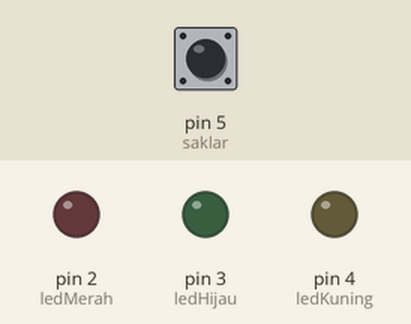
Bench run of a sketch on a simulated Arduino Uno, built with avr-gcc and run on an emulated ATmega328P. On the bench: output pins drawn as LEDs (lit = HIGH). Dashed ring = blinking. The test bench sets the inputs (shaded band); at power-on: pin 5 (saklar) HIGH. What the sketch prints to the serial monitor is not drawn.

Above: at 1.2 s.
1.3 s: pin 5 (saklar) pulled LOW for 1 s
At 3.0 s:
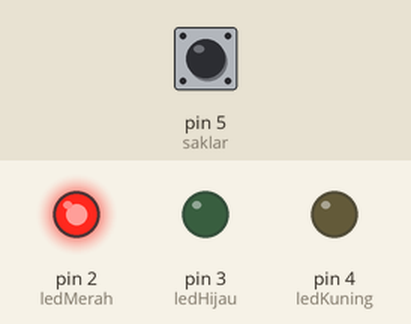
3.8 s: pin 5 (saklar) pulled LOW for 0.15 s
At 5.2 s:
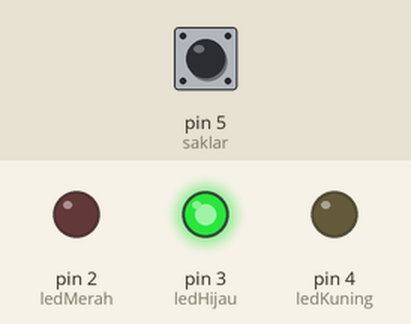
5.5 s: pin 5 (saklar) pulled LOW for 3.2 s
At 9.0 s:
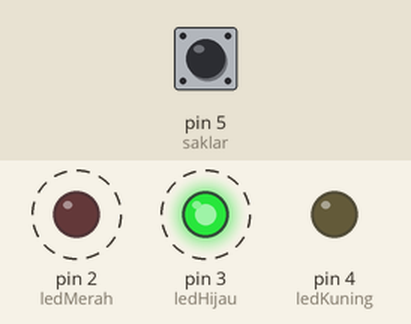
Timing chart, 0 to 10.5 s (numbered marks = the images above; inputs shaded):
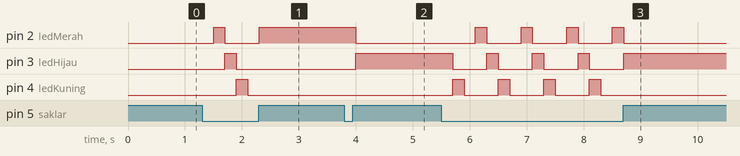

Measured:
- after the input at 1.3 s, pin 2 (ledMerah): LOW → HIGH after 0.20 s, → LOW 0.20 s later, → HIGH 0.60 s later; pin 3 (ledHijau): LOW → HIGH after 0.40 s, → LOW 0.20 s later; pin 4 (ledKuning): LOW → HIGH after 0.60 s, → LOW 0.20 s later
- after the input at 3.8 s, pin 2 (ledMerah): HIGH → LOW after 0.20 s; pin 3 (ledHijau): LOW → HIGH after 0.20 s
- after the input at 5.5 s, pin 2 (ledMerah): alternates HIGH for 0.20 s and LOW for 0.60 s, 8 changes in all, then stays LOW, starting after 0.60 s; pin 3 (ledHijau): alternates HIGH for 0.20 s and LOW for 0.60 s, 8 changes in all, then stays HIGH, starting after 0.20 s

The sketch:

LED_3.ino
```cpp
#define ledMerah 2
#define ledHijau 3
#define ledKuning 4
#define saklar 5

int counter = 0;
//boolean status_saklar = false;

void setup() {
  // put your setup code here, to run once:
  Serial.begin(9600);
  pinMode(ledHijau, OUTPUT);
  pinMode(ledMerah, OUTPUT);
  pinMode(ledKuning, OUTPUT);
  pinMode(saklar, INPUT_PULLUP);
  //attachInterrupt(digitalPinToInterrupt(saklar), interrupt, CHANGE);

  //digitalWrite(ledMerah, LOW);
  //digitalWrite(ledHijau, LOW);
  //digitalWrite(ledKuning, LOW);
}

void loop() {
  // put your main code here, to run repeatedly:
  int buttonState;
  buttonState = digitalRead(saklar);
  if (buttonState == LOW)
  {
    counter++;
    delay(200);
    if (counter == 4) counter = 0;
  }

  if (counter == 0)
  {
    digitalWrite(ledMerah, LOW);
    digitalWrite(ledHijau, LOW);
    digitalWrite(ledKuning, LOW);
  }
  else if (counter == 1)
  {
    digitalWrite(ledMerah, HIGH);
    digitalWrite(ledHijau, LOW);
    digitalWrite(ledKuning, LOW);
  }
  else if (counter == 2)
  {
    digitalWrite(ledMerah, LOW);
    digitalWrite(ledHijau, HIGH);
    digitalWrite(ledKuning, LOW);
  }
  else if (counter == 3)
  {
    digitalWrite(ledMerah, LOW);
    digitalWrite(ledHijau, LOW);
    digitalWrite(ledKuning, HIGH);
  }

  Serial.println(counter);
}
```
